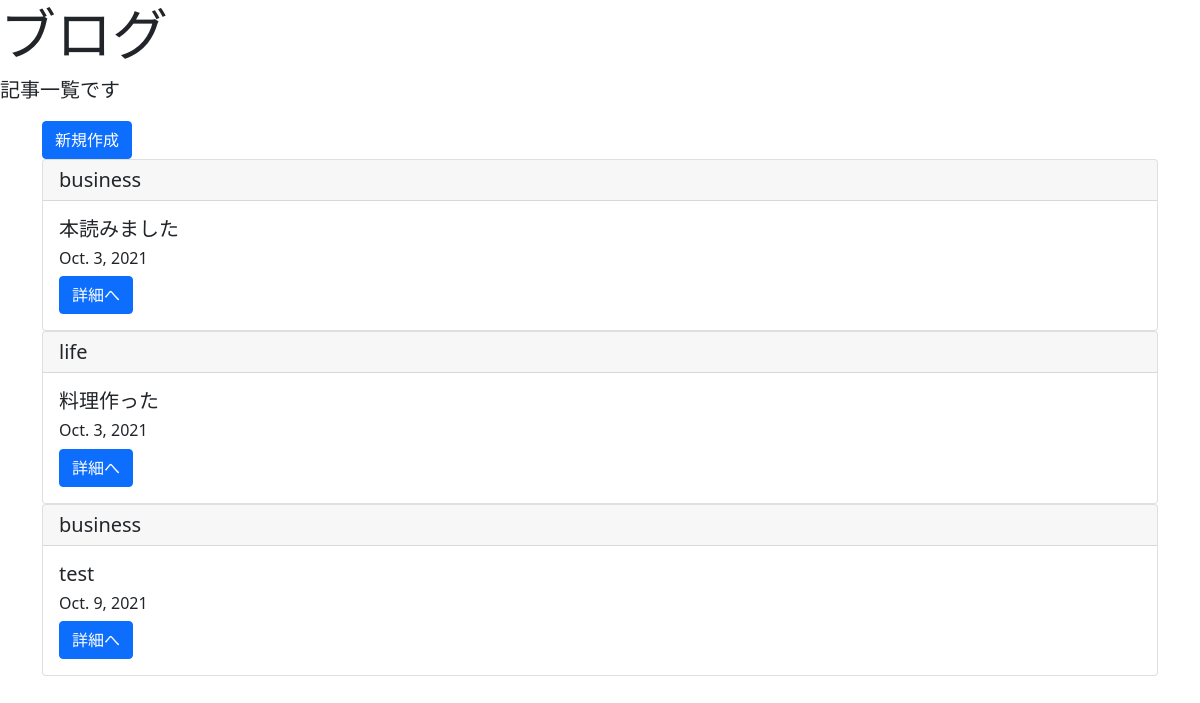
The page /list/ on the database as committed earlier.
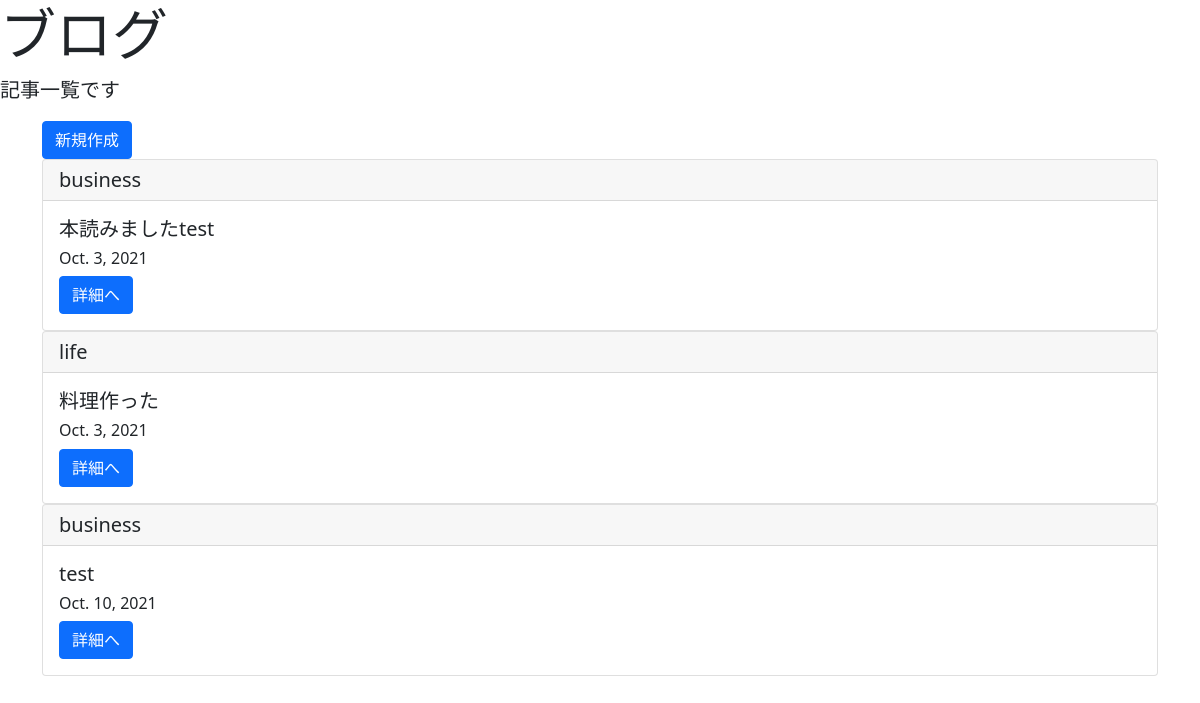
The same page on the database as committed later.
### blogpost/models.py (models this page shows, shortened)
class BlogModel(models.Model):
    title = models.CharField(max_length=100)
    content = models.TextField() # 長いときはTextField
    postdate = models.DateField(auto_now_add=True) # ブログ記事が投稿された日付を自動で記録
    category = models.CharField(max_length=50, choices = CATEGORY) # choicesでドロップダウン

### blogpost/views.py (the view)
# urls.py: path('list/', BlogList.as_view(), name='list'),
class BlogList(ListView):
    template_name = 'list.html'
    model = BlogModel

### templates/list.html
{% extends 'base.html' %}
{% block header %}
<div class="jumbotron">
  <h1 class="display-4">ブログ</h1>
  <p class="lead">記事一覧です</p>
</div>
{% endblock header %}
{% block content %}
    <div class="container">
    <a href="{% url 'create' %}" class="btn btn-primary">新規作成</a>
    {% for item in object_list %}
    <div class="card">
        <h5 class="card-header">{{ item.category }}</h5>
        <div class="card-body">
          <h5 class="card-title">{{ item.title }}</h5>
          <h6 class="card-title">{{ item.postdate }}</h6>
          <a href="{% url 'detail' item.pk %}" class="btn btn-primary">詳細へ</a>
        </div>
    </div>
    {% endfor %}
    </div>
{% endblock content %}

### templates/base.html (shortened to what this page needs)
<!doctype html>
<html lang="en">
<head>
<link href="https://cdn.jsdelivr.net/npm/bootstrap@5.1.1/dist/css/bootstrap.min.css" rel="stylesheet">
</head>
<body>
    {% block header %}
    {% endblock header %}
    {% block content %}
    {% endblock content %}
</body>
</html>

Rows that differ between the two databases and show on the page:
removed BlogModel: category "business", title "test", postdate "Oct. 9, 2021"
changed BlogModel: title "本読みました" → "本読みましたtest"
added BlogModel: category "business", title "test", postdate "Oct. 10, 2021"
